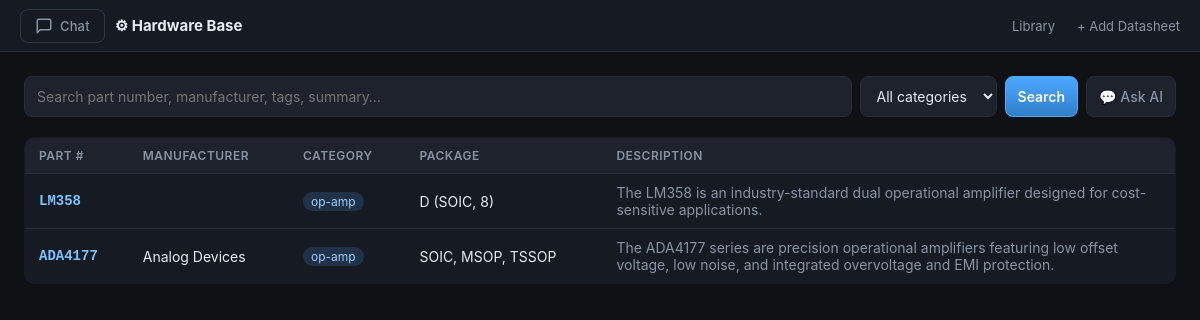
The page / on the database its author committed.
### app/database.py (models this page shows)
class Component(Base):
    __tablename__ = "components"
    id = Column(Integer, primary_key=True)
    part_number = Column(String(128), index=True, nullable=False)
    manufacturer = Column(String(128), index=True, default="")
    category = Column(String(64), index=True, default="")        # e.g. op-amp, buck, mcu
    package = Column(String(64), default="")
    description = Column(Text, default="")
    summary = Column(Text, default="")                            # LLM-written tech summary
    features = Column(Text, default="")                           # bullet list
    warnings = Column(Text, default="")
    applications = Column(Text, default="")
    tags = Column(Text, default="")                               # comma-separated
    specs_json = Column(Text, default="{}")                       # flexible specs
    datasheet_filename = Column(String(255), default="")
    created_at = Column(DateTime, default=datetime.utcnow)
    chunks = relationship("DatasheetChunk", back_populates="component", cascade="all, delete-orphan")
    notes = relationship("ComponentNote", back_populates="component", cascade="all, delete-orphan", order_by="ComponentNote.created_at")
    @property
    def specs(self) -> dict:
        try:
            return json.loads(self.specs_json or "{}")
        except Exception:
            return {}

### app/routes/pages.py (the view)
@router.get("/", response_class=HTMLResponse)
def home(request: Request, q: str = "", category: str = "", db: Session = Depends(get_db)):
    hits = search_components(db, q, category=category or None, limit=100)
    categories = [r[0] for r in db.execute(
        __import__("sqlalchemy").text(
            "SELECT DISTINCT category FROM components WHERE category != '' ORDER BY category"
        )
    ).all()]
    return _tpl(request).TemplateResponse("index.html", {
        "request": request,
        "hits": hits,
        "q": q,
        "category": category,
        "categories": categories,
    })

### app/templates/index.html (shortened to what this page needs)
{% extends "base.html" %}
{% block content %}
<section class="search-bar">
  <form method="get" action="/">
    <input type="text" name="q" value="{{ q }}" placeholder="Search part number, manufacturer, tags, summary…" autofocus>
    <select name="category">
      <option value="">All categories</option>
    </select>
    <button type="submit">Search</button>
    <button type="button" class="secondary" onclick="startNewSession(null)">💬 Ask AI</button>
  </form>
</section>
<section class="results">
  {% if hits %}
    <table class="components">
      <thead>
        <tr><th>Part #</th><th>Manufacturer</th><th>Category</th><th>Package</th><th>Description</th></tr>
      </thead>
      <tbody>
      {% for h in hits %}
        <tr onclick="location.href='/components/{{ h.component.id }}'">
          <td class="pn">{{ h.component.part_number }}</td>
          <td>{{ h.component.manufacturer }}</td>
          <td><span class="tag">{{ h.component.category }}</span></td>
          <td>{{ h.component.package }}</td>
          <td class="desc">{{ h.component.description }}</td>
        </tr>
      {% endfor %}
      </tbody>
    </table>
  {% else %}
    <div class="empty">
      <p>No components yet.</p>
      <a class="btn" href="/upload">Upload your first datasheet →</a>
    </div>
  {% endif %}
</section>
{% endblock %}

### app/templates/base.html (shortened to what this page needs)
<!DOCTYPE html>
<html lang="en">
<head>
  <link rel="stylesheet" href="/static/app.css">
</head>
<body>
  <header class="topbar">
    <div class="topbar-left">
      <button class="chat-toggle-btn" id="chat-toggle-btn" title="Toggle AI Chat">
        <svg width="18" height="18" viewBox="0 0 24 24" fill="none" stroke="currentColor" stroke-width="2" stroke-linecap="round" stroke-linejoin="round">
          <path d="M21 15a2 2 0 0 1-2 2H7l-4 4V5a2 2 0 0 1 2-2h14a2 2 0 0 1 2 2z"/>
        </svg>
        <span>Chat</span>
      </button>
      <a href="/" class="brand">⚙ Hardware Base</a>
    </div>
    <nav>
      <a href="/">Library</a>
      <a href="/upload">+ Add Datasheet</a>
    </nav>
  </header>
  <main id="main-content">
    {% block content %}{% endblock %}
  </main>
</body>
</html>

### static/app.css (style rules this page uses)
:root { --bg: #0f1115; --panel: #161a22; --panel-2: #1d222c; --panel-3: #232a36; --border: #262c38; --border-2: #2e3748; --text: #e7ecf3; --muted: #8a93a3; --muted-2: #5f6878; --accent: #7cc4ff; --accent-2: #4ea8ff; --warn: #ffb347; --danger: #ff6b6b; --tag-bg: #1f3247; --tag-fg: #9ccfff; --green: #4ade80; --green-bg: #1a2e1a; --chat-panel-w: 820px; --history-col-w: 260px; }
* { box-sizing: border-box; }
html, body { margin: 0; padding: 0; background: var(--bg); color: var(--text); font-family: ui-sans-serif, -apple-system, "Segoe UI", Roboto, system-ui, sans-serif; font-size: 14px; height: 100%; }
a { color: var(--accent); text-decoration: none; }
.topbar { display: flex; align-items: center; justify-content: space-between; padding: 0 20px; height: 52px; background: var(--panel); border-bottom: 1px solid var(--border); position: sticky; top: 0; z-index: 200; }
.topbar-left { display: flex; align-items: center; gap: 10px; }
.topbar .brand { font-weight: 700; font-size: 15px; color: var(--text); }
.topbar nav a { margin-left: 18px; color: var(--muted); font-size: 13px; }
.chat-toggle-btn { display: flex; align-items: center; gap: 7px; background: transparent; border: 1px solid var(--border-2); color: var(--muted); padding: 7px 14px; font-size: 13px; cursor: pointer; border-radius: 8px; font-weight: 500; transition: color .15s, border-color .15s, background .15s; letter-spacing: .01em; }
.chat-toggle-btn svg { flex-shrink: 0; }
main { max-width: 1280px; margin: 0 auto; padding: 24px; }
input, select, textarea, button { font: inherit; padding: 10px 12px; border-radius: 8px; border: 1px solid var(--border); background: var(--panel-2); color: var(--text); }
button { background: linear-gradient(180deg, var(--accent-2), #2f7fcc); border-color: var(--accent-2); color: white; cursor: pointer; font-weight: 600; }
button.secondary { background: var(--panel-2); border-color: var(--border); color: var(--muted); font-weight: 500; }
.search-bar form { display: flex; gap: 8px; }
.search-bar input[type=text] { flex: 1; }
.results { margin-top: 20px; }
table.components { width: 100%; border-collapse: collapse; background: var(--panel); border: 1px solid var(--border); border-radius: 10px; overflow: hidden; }
table.components th, table.components td { text-align: left; padding: 10px 14px; border-bottom: 1px solid var(--border); }
table.components th { background: var(--panel-2); color: var(--muted); font-weight: 600; font-size: 12px; text-transform: uppercase; letter-spacing: .04em; }
table.components tbody tr { cursor: pointer; transition: background .12s; }
.pn { font-family: ui-monospace, Consolas, monospace; color: var(--accent); font-weight: 600; }
.desc { color: var(--muted); max-width: 480px; }
.tag { display: inline-block; background: var(--tag-bg); color: var(--tag-fg); padding: 2px 8px; border-radius: 999px; font-size: 12px; }

### rows shown on the page
Component: component.part_number "LM358", component.category "op-amp", component.package "D (SOIC, 8)", component.description "The LM358 is an industry-standard dual operational amplifier designed for cost-sensitive applications."
Component: component.part_number "ADA4177", component.manufacturer "Analog Devices", component.category "op-amp", component.package "SOIC, MSOP, TSSOP", component.description "The ADA4177 series are precision operational amplifiers featuring low offset voltage, low noise, and integrated overvoltage and EMI protection."
